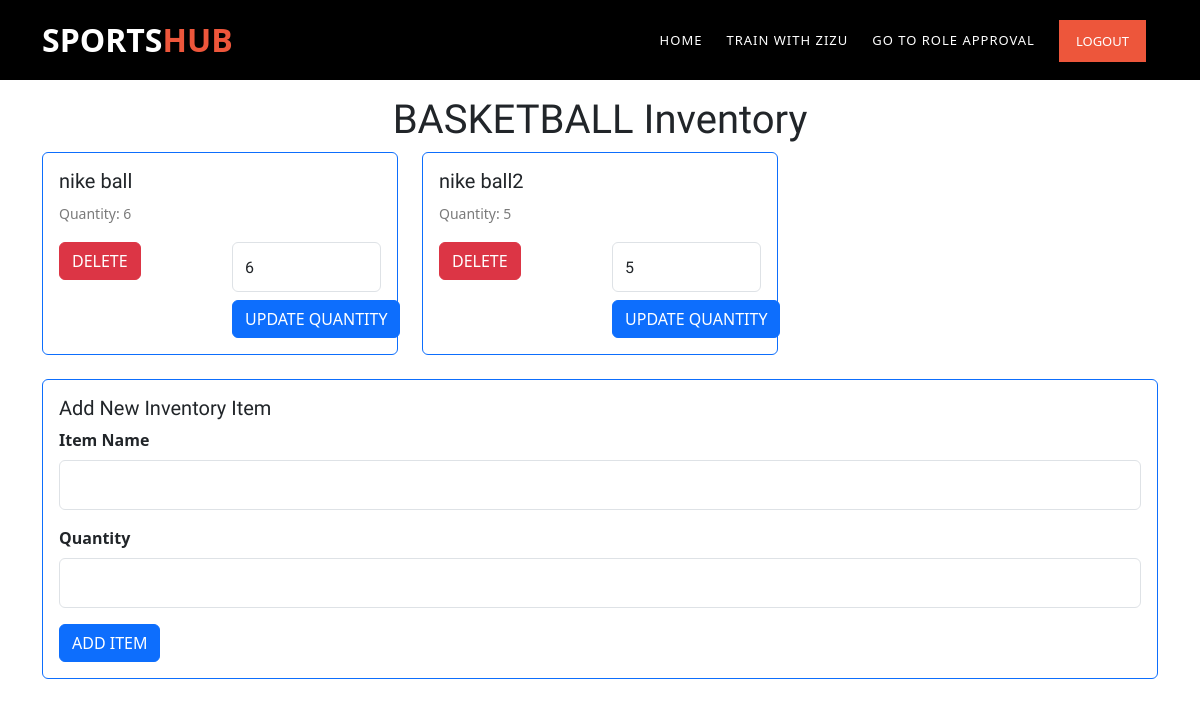
The app's page /sports_center/1/ with its own data.
### SportsHubApp/models.py (models this page shows, shortened)
class SportsCenter(models.Model):
    name = models.CharField(max_length=100)
    location = models.CharField(max_length=200)
    description = HTMLField(default=True, blank=True)
    image = models.ImageField(upload_to='sports_centers/', blank=True, null=True)
    price_per_slot = models.DecimalField(
        max_digits=10,
        decimal_places=2,
        blank=True,
        null=True
    )
    trainer = models.ForeignKey(
        SportsTrainer,
        on_delete=models.SET_NULL,
        null=True,
        blank=True,
        related_name='sports_centers',  # A related name for reverse lookups
    )
    equipment = models.ManyToManyField(SportsEquipment, blank=True)

class InventoryItem(models.Model):
    name = models.CharField(max_length=100)
    quantity = models.IntegerField(default=0)
    image = models.ImageField(upload_to='inventory_images/', blank=True, null=True)
    sports_center = models.ForeignKey(
        SportsCenter,
        on_delete=models.CASCADE,
        related_name='inventory_items'
    )

### SportsHubApp/views.py (the view)
# urls.py: path('sports_center/<int:sports_center_id>/', views.inventory_detail, name='inventory_detail'),
def inventory_detail(request, sports_center_id):
    sports_center = get_object_or_404(SportsCenter, pk=sports_center_id)
    if request.method == 'POST':
        form = InventoryItemForm(request.POST, request.FILES)
        if form.is_valid():
            inventory_item = form.save(commit=False)
            inventory_item.sports_center = sports_center
            inventory_item.save()
            return redirect('inventory_detail', sports_center_id=sports_center_id)
    else:
        form = InventoryItemForm()
    return render(request, 'inventory_detail.html', {'sports_center': sports_center, 'form': form})

### SportsHubApp/forms.py
class InventoryItemForm(forms.ModelForm):
    class Meta:
        model = InventoryItem
        fields = ['name', 'quantity', 'image']

### template/inventory_detail.html (shortened to what this page needs)
{% load static %}
{% load socialaccount %}
<!DOCTYPE html>
<html>
<head>
   <link rel="stylesheet" href="https://cdnjs.cloudflare.com/ajax/libs/font-awesome/5.15.3/css/all.min.css">
   <link rel="stylesheet" href="{% static 'fonts/icomoon/style.css' %}">
   <link rel="stylesheet" type="text/css" href="{% static 'assets/css/bootstrap.min.css' %}">
    <link rel="stylesheet" type="text/css" href="{% static 'assets/css/font-awesome.css' %}">
    <link rel="stylesheet" href="{% static 'assets/css/templatemo-training-studio.css' %}">
   <link rel="stylesheet" href="{% static 'css/bootstrap.min.css' %}">
   <link rel="stylesheet" href="{% static 'css/jquery-ui.css' %}">
   <link rel="stylesheet" href="{% static 'css/owl.carousel.min.css' %}">
   <link rel="stylesheet" href="{% static 'css/owl.theme.default.min.css' %}">
   <link rel="stylesheet" href="{% static 'css/owl.theme.default.min.css' %}">
   <link rel="stylesheet" href="{% static 'css/jquery.fancybox.min.css' %}">
   <link rel="stylesheet" href="{% static 'css/bootstrap-datepicker.css' %}">
   <link rel="stylesheet" href="{% static 'fonts/flaticon/font/flaticon.css' %}">
   <link rel="stylesheet" href="{% static 'css/aos.css' %}">
   <link href="{% static 'css/jquery.mb.YTPlayer.min.css' %}" media="all" rel="stylesheet" type="text/css">
   <link rel="stylesheet" href="{% static 'css/style.css' %}">
   <link rel="stylesheet" href="https://cdnjs.cloudflare.com/ajax/libs/font-awesome/5.15.3/css/all.min.css">
   <link rel="stylesheet" href="https://cdnjs.cloudflare.com/ajax/libs/font-awesome/5.15.3/css/all.min.css">
   <link href="https://cdn.jsdelivr.net/npm/bootstrap@5.3.1/dist/css/bootstrap.min.css" rel="stylesheet"
>
</head>
<br>
<br>
<br><br>
      <header class="header-area header-sticky"  style="background:  #000000;">
        <div class="container">
            <div class="row">
                <div class="col-12">
                    <nav class="main-nav">
                        <a href="index.html" class="logo">Sports<em>HuB</em></a>
                        <ul class="nav">
                            <li class="scroll-to-section"><a href="{% url 'index' %}">Home</a>
                            <li class="scroll-to-section"><a href="{% url 'Training:render_my_template' %}" >Train with ZIZU</a></li>
                            <li class="scroll-to-section"> <a href="{% url 'users:role_approval' %}" >Go to Role Approval</a></li>
                            <li class="scroll-to-section"><a href="{% url 'users:logout' %}" class="nav-link">Logout</a></li>
                        </ul>
                    </nav>
                </div>
            </div>
        </div>
    </header>
<body>
    <div class="container">
        <h1 class="text-center">{{ sports_center.name }} Inventory</h1>
        <div class="row">
            {% for item in sports_center.inventory_items.all %}
                <div class="col-md-4 mb-4">
                    <div class="card border-primary">
                        <div class="card-body">
                            <h5 class="card-title">{{ item.name }}</h5>
                            <p class="card-text">Quantity: {{ item.quantity }}</p>
                            <div class="row">
                                <div class="col-sm-6">
                                    <form action="{% url 'delete_inventory_item' sports_center.id item.id %}" method="post">
                                        <button type="submit" class="btn btn-danger">Delete</button>
                                    </form>
                                </div>
                                <div class="col-sm-6">
                                    <form action="{% url 'update_inventory_quantity' sports_center.id item.id %}" method="post">
                                        <input type="number" class="form-control" name="quantity" value="{{ item.quantity }}">
                                        <button type="submit" class="btn btn-primary mt-2">Update Quantity</button>
                                    </form>
                                </div>
                            </div>
                        </div>
                    </div>
                </div>
            {% endfor %}
        </div>
        <div class="card border-primary">
            <div class="card-body">
                <h5 class="card-title">Add New Inventory Item</h5>
                <form action="{% url 'inventory_detail' sports_center_id=sports_center.id %}" method="post" enctype="multipart/form-data">
                    <div class="mb-3">
                        <label for="itemName" class="form-label">Item Name</label>
                        <input type="text" class="form-control" id="itemName" name="name">
                    </div>
                    <div class="mb-3">
                        <label for="itemQuantity" class="form-label">Quantity</label>
                        <input type="number" class="form-control" id="itemQuantity" name="quantity">
                    </div>
                    <button type="submit" class="btn btn-primary">Add Item</button>
                </form>
            </div>
        </div>
    </div>
    </body>
    </html>

### static/assets/css/templatemo-training-studio.css (style rules this page uses)
html, body, div, span, applet, object, iframe, h1, h2, h3, h4, h5, h6, p, blockquote, div pre, a, abbr, acronym, address, big, cite, code, del, dfn, em, font, img, ins, kbd, q, s, samp, small, strike, strong, sub, sup, tt, var, b, u, i, center, dl, dt, dd, ol, ul, li, figure, header, nav, section, article, aside, footer, figcaption { margin: 0; padding: 0; border: 0; outline: 0; }
ul, li { padding: 0; margin: 0; list-style: none; }
header, nav, section, article, aside, footer, hgroup { display: block; }
* { box-sizing: border-box; }
html, body { font-family: 'Poppins', sans-serif; font-weight: 400; background-color: #fff; font-size: 16px; -ms-text-size-adjust: 100%; -webkit-font-smoothing: antialiased; -moz-osx-font-smoothing: grayscale; }
a { text-decoration: none !important; }
h1, h2, h3, h4, h5, h6 { margin-top: 0px; margin-bottom: 0px; }
ul { margin-bottom: 0px; }
p { font-size: 14px; line-height: 25px; color: #7a7a7a; }
html, body { background: #fff; font-family: 'Poppins', sans-serif; }
.header-area { position: absolute; top: 0px; left: 0px; right: 0px; z-index: 100; height: 80px; background: rgba(250,250,250,0.1); -webkit-transition: all .5s ease 0s; -moz-transition: all .5s ease 0s; -o-transition: all .5s ease 0s; transition: all .5s ease 0s; }
.header-area .main-nav { min-height: 80px; background: transparent; }
.header-area .main-nav .logo { line-height: 80px; color: #fff; font-size: 32px; font-weight: 800; text-transform: uppercase; float: left; -webkit-transition: all 0.3s ease 0s; -moz-transition: all 0.3s ease 0s; -o-transition: all 0.3s ease 0s; transition: all 0.3s ease 0s; }
.header-area .main-nav .logo em { font-style: normal; color: #ed563b; font-weight: 900; }
.header-area .main-nav .nav { float: right; margin-top: 27px; margin-right: 0px; background-color: transparent; -webkit-transition: all 0.3s ease 0s; -moz-transition: all 0.3s ease 0s; -o-transition: all 0.3s ease 0s; transition: all 0.3s ease 0s; position: relative; z-index: 999; }
.header-area .main-nav .nav li { padding-left: 20px; padding-right: 20px; }
.header-area .main-nav .nav li a { display: block; font-weight: 500; font-size: 13px; color: #7a7a7a; text-transform: uppercase; -webkit-transition: all 0.3s ease 0s; -moz-transition: all 0.3s ease 0s; -o-transition: all 0.3s ease 0s; transition: all 0.3s ease 0s; height: 40px; line-height: 40px; border: transparent; letter-spacing: 1px; }
.header-area .main-nav .nav li a { color: #fff; }
.header-area .main-nav .nav li:last-child a { display: inline-block; font-size: 13px; padding: 11px 17px; background-color: #ed563b; color: #fff; text-align: center; font-weight: 400; letter-spacing: 0px; text-transform: uppercase; transition: all .3s; height: auto; line-height: 20px; }
.header-area.header-sticky { min-height: 80px; }
.header-area.header-sticky .nav { margin-top: 20px !important; }
@media (max-width: 1200px) { .header-area .main-nav .nav li { padding-left: 12px; padding-right: 12px; } }
@media (max-width: 1200px) { .header-area .main-nav:before { display: none; } }
@media (min-width: 767px) { .header-area .main-nav .nav { display: flex !important; } }

### static/css/style.css (style rules this page uses)
html { overflow-x: hidden; }
body { line-height: 1.7; font-weight: 300; font-size: 1.1rem; color: #989898; }
a { -webkit-transition: .3s all ease; -o-transition: .3s all ease; transition: .3s all ease; }
h1, h2, h3, h4, h5, .h1, .h2, .h3, .h4, .h5 { font-family: "Muli", -apple-system, BlinkMacSystemFont, "Segoe UI", Roboto, "Helvetica Neue", Arial, sans-serif, "Apple Color Emoji", "Segoe UI Emoji", "Segoe UI Symbol", "Noto Color Emoji"; color: #000; }
.btn { text-transform: uppercase; font-size: 12px; font-weight: 900; border-width: 2px; }
.form-control { height: 50px; border-radius: 0px; background: none; border-width: 2px; font-family: "Muli", -apple-system, BlinkMacSystemFont, "Segoe UI", Roboto, "Helvetica Neue", Arial, sans-serif, "Apple Color Emoji", "Segoe UI Emoji", "Segoe UI Symbol", "Noto Color Emoji"; }

### template/inventory_detail.html (style rules this page uses)
label { font-weight: bold; }

### records on screen
SportsCenter: name "BASKETBALL"
InventoryItem: name "nike ball", quantity "6"
InventoryItem: name "nike ball2", quantity "5"
